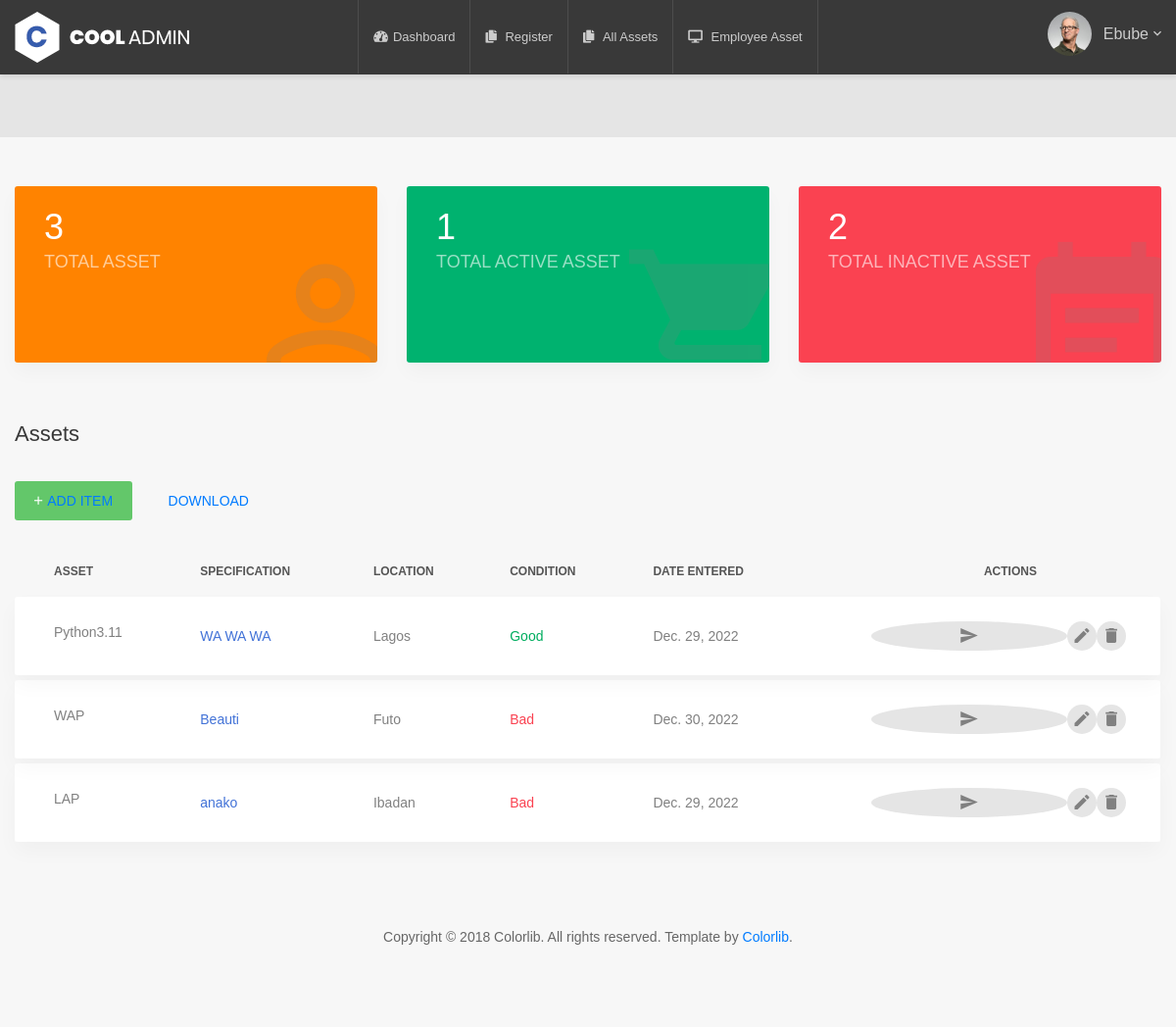
The app's page /asset/dashboard/ (signed in) with its own data.
### data/models.py (models this page shows, shortened)
class Asset(models.Model):
    name=models.CharField(max_length=100)
    specifications=models.CharField(max_length=100)
    condition=models.CharField(max_length=100,choices=spec_choices)
    location=models.CharField(max_length=100)
    date_entered=models.DateField(null=True)

### data/views.py (the view)
# urls.py: 2. Add a URL to urlpatterns:  path('', views.home, name='home')
@login_required
def home(request):
    good=0
    bad=0
    asset=Asset.objects.all()
    employ=EmployeeAsset.objects.all()
    for i in asset:
        if i.condition=="Good":
            good+=1
        elif i.condition=="Bad":
            bad+=1
    context={
        "asset":asset,
        "employ":"employ",
        "good":good,
        "bad":bad,
    }
    return render(request,"data/index3.html",context)

### data/templates/data/index3.html (shortened to what this page needs)
<!DOCTYPE html>
{% load static %}
<html lang="en">
<head>
    <link href="{% static 'Asset/css/font-face.css'%}" rel="stylesheet" media="all">
    <link href="{% static 'Asset/vendor/font-awesome-4.7/css/font-awesome.min.css'%}" rel="stylesheet" media="all">
    <link href="{% static 'Asset/vendor/font-awesome-5/css/fontawesome-all.min.css'%}" rel="stylesheet" media="all">
    <link href="{% static 'Asset/vendor/mdi-font/css/material-design-iconic-font.min.css'%}" rel="stylesheet" media="all">
    <link href="{% static 'Asset/vendor/bootstrap-4.1/bootstrap.min.css'%}" rel="stylesheet" media="all">
    <link href="{% static 'Asset/vendor/animsition/animsition.min.css'%}" rel="stylesheet" media="all">
    <link href="{% static 'Asset/vendor/bootstrap-progressbar/bootstrap-progressbar-3.3.4.min.css'%}" rel="stylesheet" media="all">
    <link href="{% static 'Asset/vendor/wow/animate.css'%}" rel="stylesheet" media="all">
    <link href="{% static 'Asset/vendor/css-hamburgers/hamburgers.min.css'%}" rel="stylesheet" media="all">
    <link href="{% static 'Asset/vendor/slick/slick.css'%}" rel="stylesheet" media="all">
    <link href="{% static 'Asset/vendor/select2/select2.min.css'%}" rel="stylesheet" media="all">
    <link href="{% static 'Asset/vendor/perfect-scrollbar/perfect-scrollbar.css'%}" rel="stylesheet" media="all">
    <link href="{% static 'Asset/css/theme.css'%}" rel="stylesheet" media="all">
</head>
<body class="animsition">
    <div class="page-wrapper">
        <header class="header-desktop3 d-none d-lg-block">
            <div class="section__content section__content--p35">
                <div class="header3-wrap"  >
                    <div class="header__logo">
                        <a href="#">
                            <img src="{% static 'Asset/images/icon/logo-white.png'%}" alt="CoolAdmin" />
                        </a>
                    </div>
                    <div class="header__navbar">
                        <ul class="list-unstyled">
                            <li class="has-sub">
                                <a href="{% url 'home'%}">
                                    <i class="fas fa-tachometer-alt"></i>Dashboard
                                </a>
                            </li>
                            <li class="has-sub">
                                <a href="{% url 'register' %}">
                                    <i class="fas fa-copy"></i>
                                    Register</a>
                            </li>
                            <li class="has-sub">
                                <a href="{% url 'asset' %}">
                                    <i class="fas fa-copy"></i>
                                    All Assets</a>
                            </li>
                            <li class="has-sub">
                                <a href="{% url 'employ' %}">
                                    <i class="fas fa-desktop"></i>
                                    Employee Asset</a>
                            </li>
                        </ul>
                    </div>
                        <div class="account-wrap">
                            <div class="account-item account-item--style2 clearfix js-item-menu">
                                <div class="image">
                                    <img src="{% static 'Asset/images/icon/avatar-01.jpg'%}" alt="John Doe" />
                                </div>
                                <div class="content">
                                    <a class="js-acc-btn" href="#">{{user.username}}</a>
                                </div>
                            </div>
                        </div>
                    </div>
                </div>
            </div>
        <div class="page-content--bgf7">
            <section class="statistic statistic2">
                <div class="container">
                    <div class="row">
                        <div class="col-md-6 col-lg-4">
                            <div class="statistic__item statistic__item--orange">
                                <h2 class="number">{{asset.count}}</h2>
                                <span class="desc">Total Asset</span>
                                <div class="icon">
                                    <i class="zmdi zmdi-account-o"></i>
                                </div>
                            </div>
                        </div>
                        <div class="col-md-6 col-lg-4">
                            <div class="statistic__item statistic__item--green">
                                <h2 class="number">{{good}}</h2>
                                <span class="desc">Total Active Asset</span>
                                <div class="icon">
                                    <i class="zmdi zmdi-shopping-cart"></i>
                                </div>
                            </div>
                        </div>
                        <div class="col-md-6 col-lg-4">
                            <div class="statistic__item statistic__item--red">
                                <h2 class="number">{{bad}}</h2>
                                <span class="desc">Total Inactive Asset</span>
                                <div class="icon">
                                    <i class="zmdi zmdi-calendar-note"></i>
                                </div>
                            </div>
                        </div>
                    </div>
                </div>
            </section>
            <section class="p-t-20">
                <div class="container">
                    <div class="row">
                        <div class="col-md-12">
                            <h3 class="title-5 m-b-35">Assets</h3>
                            <div class="table-data__tool">
                                <div class="table-data__tool-right">
                                    <button class="au-btn au-btn-icon au-btn--green au-btn--small">
                                        <i class="zmdi zmdi-plus"></i><a href="{% url 'add'%}">add item</a></button>
                                    <div class="rs-select2--dark rs-select2--sm rs-select2--dark2">
                                        <button class="au-btn au-btn-icon au-btn--black au-btn--small">
                                        <a href="{% url 'csv'%}">Download</a></button>
                                    </div>
                                </div>
                            </div>
                            <div class="table-responsive table-responsive-data2">
                                <table class="table table-data2">
                                    <thead>
                                        <tr>
                                            <th>Asset</th>
                                            <th>Specification</th>
                                            <th>Location</th>
                                            <th>Condition</th>
                                            <th>Date Entered</th>
                                            <th style="padding-left:200px">Actions</th>
                                        </tr>
                                    </thead>
                                    <tbody>
                                        {% for i in asset%}
                                        <tr class="tr-shadow">
                                            <td>{{i.name}}</td>
                                            <td class="desc">{{i.specifications}}</td>
                                            <td>{{i.location}}</td>
                                            {% if i.condition == 'Good' %}
                                            <td>
                                                <span class="status--process">{{i.condition}}</span>
                                            </td>
                                            {% else%}
                                            <td>
                                                <span class="status--denied">{{i.condition}}</span>
                                            </td>
                                            {% endif %}
                                            <td>{{i.date_entered}}</td>
                                            <td style="padding-left:10px">
                                                <div class="table-data-feature">
                                                    <a href ="{% url 'csv'%}"><button class="item" data-toggle="tooltip" data-placement="top" title="Send" style="padding-left:200px">
                                                        <i class="zmdi zmdi-mail-send"></i>
                                                    </button></a>
                                                    <a href ="{% url 'update' i.pk %}"><button class="item" data-toggle="tooltip" data-placement="top" title="Edit">
                                                        <i class="zmdi zmdi-edit"></i>
                                                    </button></a>
                                                    <a href="{% url 'delete' i.id%}"><button class="item" data-toggle="tooltip" data-placement="top" title="Delete">
                                                        <i class="zmdi zmdi-delete"></i>
                                                    </button></a>
                                                </div>
                                            </td>
                                        </tr>
                                        <tr class="spacer"></tr>
                                        {% endfor %}
                                    </tbody>
                                </table>
                            </div>
                        </div>
                    </div>
                </div>
            </section>
            <section class="p-t-60 p-b-20">
                <div class="container">
                    <div class="row">
                        <div class="col-md-12">
                            <div class="copyright">
                                <p>Copyright © 2018 Colorlib. All rights reserved. Template by <a href="https://colorlib.com">Colorlib</a>.</p>
                            </div>
                        </div>
                    </div>
                </div>
            </section>
        </div>
</body>
</html>

### records on screen
Asset: name "Python3.11", specifications "WA WA WA", location "Lagos", condition "Good", date_entered "Dec. 29, 2022"
Asset: name "WAP", specifications "Beauti", location "Futo", condition "Bad", date_entered "Dec. 30, 2022"
Asset: name "LAP", specifications "anako", location "Ibadan", condition "Bad", date_entered "Dec. 29, 2022"

### other values on screen
{{ user.username }} "Ebube"
{{ asset.count }} "3"
{{ good }} "1"
{{ bad }} "2"
